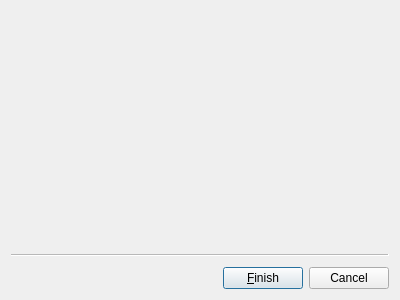
<?xml version="1.0" encoding="UTF-8"?>
<ui version="4.0">
 <class>PermissionWizard</class>
 <widget class="QWizard" name="PermissionWizard">
  <property name="geometry">
   <rect>
    <x>0</x>
    <y>0</y>
    <width>400</width>
    <height>300</height>
   </rect>
  </property>
  <property name="font">
   <font>
    <kerning>true</kerning>
   </font>
  </property>
  <property name="windowTitle">
   <string>Batch database creation</string>
  </property>
  <property name="wizardStyle">
   <enum>QWizard::ClassicStyle</enum>
  </property>
  <property name="options">
   <set>QWizard::NoBackButtonOnStartPage</set>
  </property>
  <widget class="QWizardPage" name="wizardPage1">
   <layout class="QGridLayout" name="gridLayout">
    <item row="0" column="0">
     <widget class="CustomSelector" name="userCustomSelector" native="true"/>
    </item>
   </layout>
  </widget>
 </widget>
 <customwidgets>
  <customwidget>
   <class>CustomSelector</class>
   <extends>QWidget</extends>
   <header>DsgTools.gui.CustomWidgets.SelectionWidgets.customSelector.h</header>
   <container>1</container>
  </customwidget>
 </customwidgets>
 <resources/>
 <connections/>
</ui>
